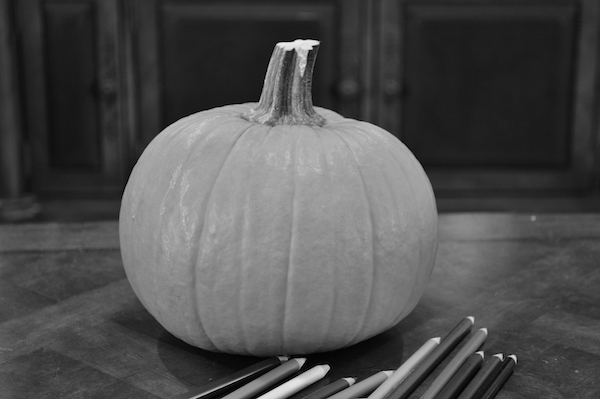
#> input picture work1/laplacian/pumpkin.jpg, 600 x 399 px; its folder holds 4 pictures in this run
$ python laplacian.py   (Python 2 division)
#> lines starting #> are read from the running program, lines starting #| are printed output that depends on the picture
import cv2
import numpy as np


def laplacian(filename, size, center):

#> called with filename = 'pumpkin.jpg', size = 3, center = -8
    n = size / 2

    kernel = np.array([np.ones(size) for _ in range(size)])
    kernel[n, n] = center

    image = cv2.imread(filename, 0)       # Input file
#> image is the input picture: shape (399, 600); min 0, max 234, mean 78.1
    output = cv2.imread(filename, 0)      # Output file
    media = cv2.imread(filename, 0)      # Output file

    height, width = image.shape
#> height = 399; width = 600

    # First, calculate the average
    for i in range(n, height - n):
        for j in range(n, width - n):
            s = 0  # Sum
            kr = 0  # Kernel Row
            for k in range(i - n, i + n + 1):
                kc = 0  # Kernel Column
                for l in range(j - n, j + n + 1):
                    s += image[k, l]
                    kc += 1
                kr += 1

            media[i, j] = s / (size ** 2)

    # Then Laplacian filter
    for i in range(n, height - n):
        for j in range(n, width - n):
            s = 0  # Sum
            kr = 0 # Kernel Row
            for k in range(i - n, i + n + 1):
                kc = 0  # Kernel Column
                for l in range(j - n, j + n + 1):
                    s += media[k, l] * kernel[kr][kc]
                    kc += 1
                kr += 1
            output[i, j] = s + 100
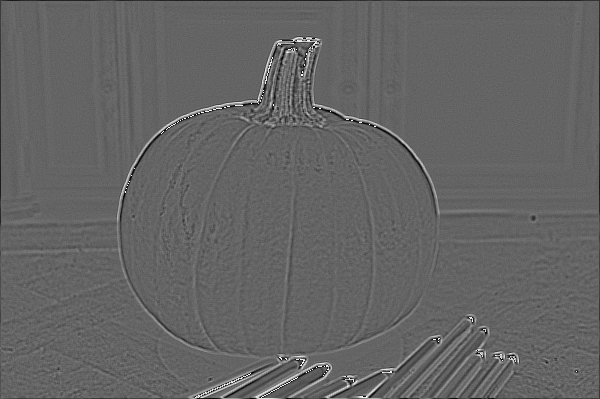
#> output: shape (399, 600); min 0, max 255, mean 100.1

    # Displays the output
    cv2.imshow('output', output)
    cv2.waitKey(0)
    cv2.destroyAllWindows()

    # # Save to file
    cv2.imwrite('laplacian_output_size_%d_center_%d.png' % (size, center), output)

print 'Calculating...'
laplacian('pumpkin.jpg', 3, -8)
print 'Done!'

#> (the run stopped early here; a loop or call above may not have finished)
